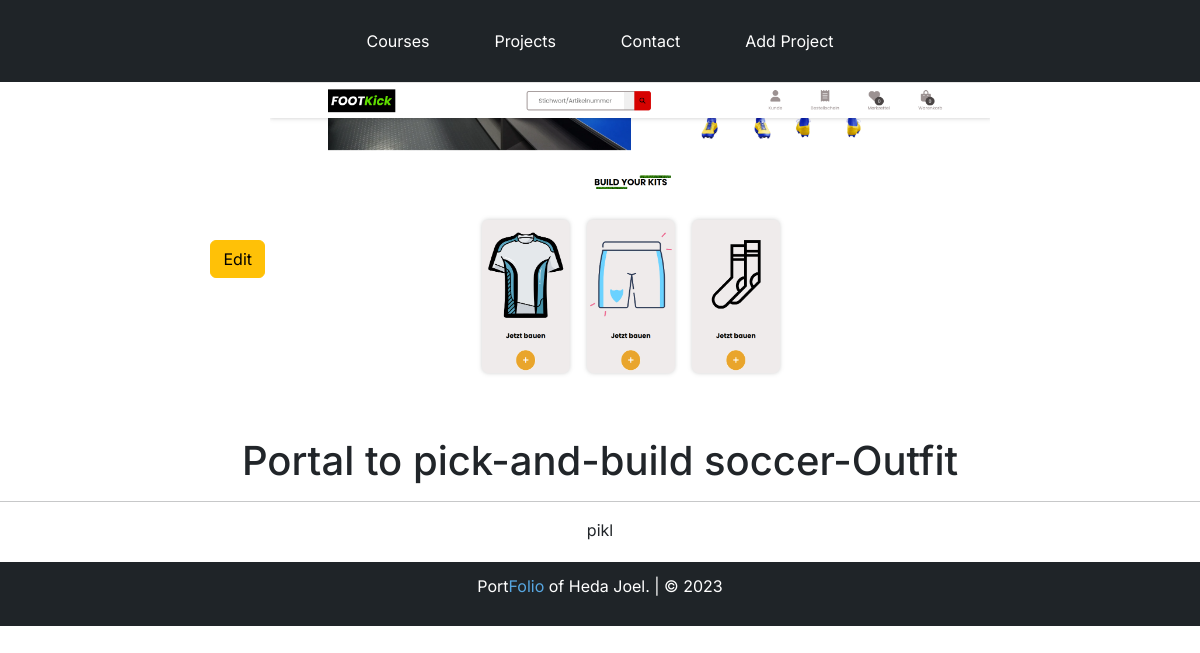
Screenshot of /project/ff435936-226b-4a7a-838a-0dfd425ab4b6/ with the database file from the repository.
### base/models.py (models this page shows, shortened)
class Project(models.Model):
    title = models.CharField(max_length=200, null=True)
    thumbnail = models.ImageField(null=True)
    thumbnail2 = models.ImageField(null=True)
    body = models.TextField(null=True)
    slug = models.SlugField(null=True, blank=True)
    created = models.DateTimeField(auto_now_add=True)
    id = models.UUIDField(default=uuid.uuid4, unique=True, primary_key=True, editable=False)

### base/views.py (the view)
# urls.py: path('project/<str:pk>/', views.projectPage, name="project"),
def projectPage(request, pk):
    project = Project.objects.get(id=pk)
    return render(request, 'base/project.html', {'project': project})

### base/templates/base/project.html
{% extends 'base/main.html' %}
{% load static %}
{% block content %}
    <div class="oneProject">
        <a class="btn btn-warning" href="{% url 'edit-project' project.id %}">Edit</a>
        <img src="{{  project.thumbnail.url }}" alt="{{ project.id }}">
        <h1>{{ project.title }}</h1>
        <hr>
        <p>{{ project.body }}</p>
    </div>
{% endblock content %}

### static/styles/style.css (style rules this page uses)
* { font-family: Inter; }
body { background: #ECECEC; }
.oneProject { align-items: center; text-align: center; }
.oneProject img { width: 60%; height:40%; object-fit: cover; }

### rows the page displays
Project: thumbnail (picture), title "Portal to pick-and-build soccer-Outfit", body "pikl"
